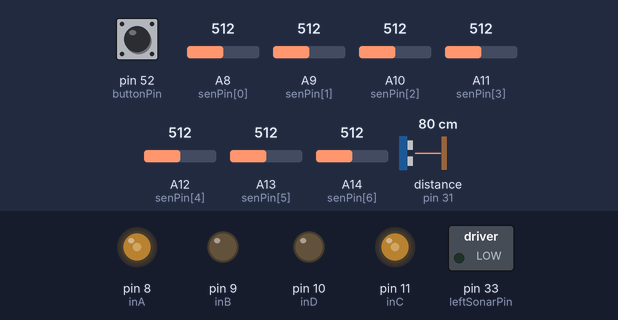
The sketch below on a simulated Arduino Mega 2560, built with avr-gcc and run on an emulated ATmega2560. On the bench: switched loads named in the sketch (green lamp = pin HIGH), output pins drawn as LEDs (lit = HIGH). The inputs (shaded band) are chosen by the test bench; at power-on: distance to the obstacle (sensor on pin 31) 80 cm, pin 52 (buttonPin) HIGH, A8 (senPin[0]) = 512, A9 (senPin[1]) = 512, A10 (senPin[2]) = 512, A11 (senPin[3]) = 512, A12 (senPin[4]) = 512, A13 (senPin[5]) = 512, A14 (senPin[6]) = 512. The echo pulse lasts 58.3 µs per cm.

Above: at 0.01 s.
At 1.2 s:
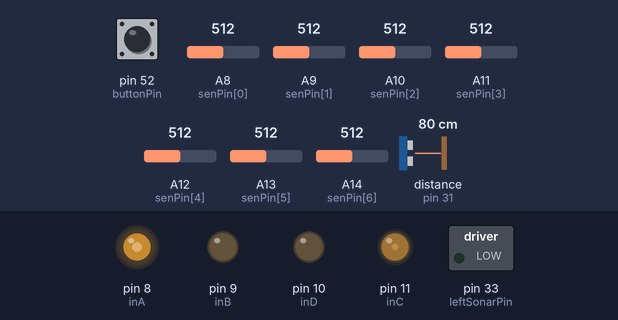
1.3 s: distance to the obstacle (sensor on pin 31) set to 9 cm
2.8 s: distance to the obstacle (sensor on pin 31) set to 6 cm
At 3.7 s:
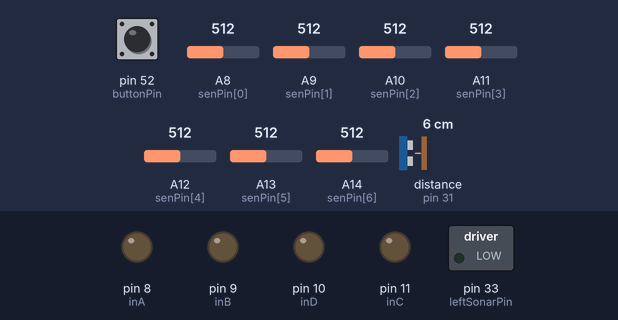
Timing chart, 0 to 5.8 s (numbered marks = the images above; inputs shaded):
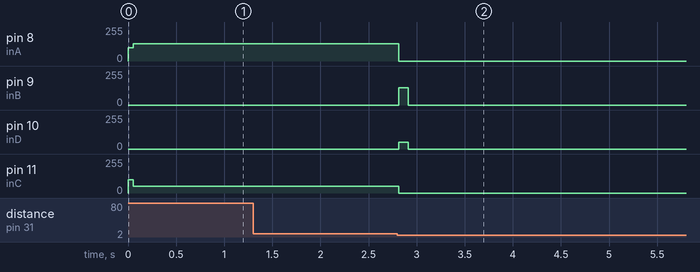

Measured:
- the behaviour switches between 8 and 7 cm on distance to the obstacle (sensor on pin 31) (found by bisection; images 1 and 2)
- after the input at 1.3 s, every drawn part: stays the same
- after the input at 2.8 s, pin 8 (inA): 130/255 → 0/255 at once; pin 9 (inB): 0/255 → 130/255 at once, → 0/255 0.10 s later; pin 10 (inD): 0/255 → 50/255 at once, → 0/255 0.10 s later; pin 11 (inC): 50/255 → 0/255 at once

The sketch:

Optius_Xebec0.1.ino
```cpp
/////////Varible//////////////
int sen[7], senPin[7] = {A8,A9,A10,A11,A12,A13,A14}; //Sensor Variable

int lastSpeedL, lastSpeedR, speed = 130;

int ref[7] = {702, 560, 570, 550, 560,  510, 750}; //Variable for Reference Value


//////////motor driver////////////
const int inA = 8, inB = 9, inC = 11, inD = 10;

//=================Sonar Pin========{tigr, echo}=======
int leftSonarPin[2] = {29, 27}, forwardSonarPin[2] = {33, 31}, rightSonarPin[2] = {37, 35};
float leftSonar, forwardSonar, rightSonar;


const int buttonPin = 52;

void setup()
{
  for(int i = 0;i < 7; i++)
    pinMode(senPin[i],INPUT);

  pinMode(inA, OUTPUT);
  pinMode(inB, OUTPUT);
  pinMode(inC, OUTPUT);
  pinMode(inD, OUTPUT);

  pinMode(buttonPin, INPUT);
  while (!digitalRead(buttonPin))
    delay(10);
  motor(100,100);
  delay(50);


  Serial.begin(9600);
}

/////////////////////// main loop /////////////////
void loop() {


  forwardSonar = sonarRead(forwardSonarPin[0], forwardSonarPin[1]);
  if(forwardSonar != 0 && forwardSonar <= 7){
      delay(10);
      forwardSonar = sonarRead(forwardSonarPin[0], forwardSonarPin[1]);
        if(forwardSonar != 0 && forwardSonar <= 7 ){
          brk(100);
          while(forwardSonar != 0 && forwardSonar <= 7){
            forwardSonar = sonarRead(forwardSonarPin[0], forwardSonarPin[1]);
            motor(0,0);
            delay(2000);
          }
      }
  }
  else{
    sensorRead();

    //+++++++++++ checker
    if(( sen[5] && sen[4] && sen[3] && sen[2] && sen[1] ) ||
       (!sen[5] && sen[4] && sen[3] && sen[2] && sen[1]) ||
       (sen[5] && sen[4] && sen[3] && sen[2] && !sen[1])) {
       delay(10);
       sensorRead();
       if(( sen[5] && sen[4] && sen[3] && sen[2] && sen[1] ) ||
       (!sen[5] && sen[4] && sen[3] && sen[2] && sen[1]) ||
       (sen[5] && sen[4] && sen[3] && sen[2] && !sen[1]))
       {
          brk(100);
          leftSonar = sonarRead(leftSonarPin[0],leftSonarPin[1]);
          if(leftSonar != 0 && leftSonar <= 12){
            motor(speed,speed);
            delay(400);
            brk(100);
            delay(500);
            sen[3] = 1;
            while(sen[3] != 0){
              sensorRead();
              motor(speed, -speed);
            }

            while(sen[3] != 1){
              sensorRead();
              motor(speed, -speed);
            }
            brk(100);
            delay(500);
         }
          else{
            motor(speed,speed);
            delay(300);
            brk(100);
            delay(500);
            sen[3] = 1;
            while(sen[3] != 0){
              sensorRead();
              motor(-speed, speed);
            }

            while(sen[3] != 1){
              sensorRead();
              motor(-speed, speed);
            }
            brk(100);
            delay(500);
          }
       }
    }

    //white sarface
    else if(!sen[5] && !sen[4] && !sen[3] && !sen[2] && !sen[1]){
     while( !sen[5] && !sen[4] && !sen[3] && !sen[2] && !sen[1]){
              sensorRead();
              brk(100);
              motor(0,0);
            }
     }


    else
    online();
  }

}


void online(){
      if(!sen[5] && !sen[4] && sen[3] && !sen[2] && !sen[1]){
        motor(speed,speed);
      }
      else if( !sen[5] && sen[4] && !sen[3] && !sen[2] && !sen[1] ){
        motor(speed,90);
      }
      else if(!sen[5] && !sen[4] && !sen[3] && sen[2] && !sen[1]){
        motor(90,speed);
      }
      else if( !sen[5] && sen[4] && sen[3] && !sen[2] && !sen[1]){
        motor(speed,100);
      }
      else if(!sen[5] && !sen[4] && sen[3] && sen[2] && !sen[1]){
        motor(100,speed);
      }
      else if(sen[5] && sen[4] && !sen[3] && !sen[2] && !sen[1] ){
        motor(speed,50);
      }
      else if(!sen[5] && !sen[4] && !sen[3] && sen[2] && sen[1] ){
        motor(50,speed);
      }
      else if(sen[5] && !sen[4] && !sen[3] && !sen[2] && !sen[1] ){
        motor(speed,50);
      }
      else if(!sen[5] && !sen[4] && !sen[3] && !sen[2] && sen[1] ){
        motor(50,speed);
      }
      else
        motor(100,100);
   }


////////////////Motor Driver///////////////////////////
void motor(int left, int right) {
  int a = 0, b = 0, c = 0, d = 0;
  lastSpeedL = left;
  lastSpeedR = right;

  if (left > 0)a = left;
  else b = left * -1;
  if (right > 0)c = right;
  else d = right * -1;
  analogWrite(inA, a);
  analogWrite(inB, b);
  analogWrite(inC, c);
  analogWrite(inD, d);
}

//break funtions
void brk(int a) {
  motor(-lastSpeedL, -lastSpeedR);
  delay(a);
  motor(0, 0);
}


///////sensor Read////////////////
void sensorRead() {
  //sensor calibration or refarance value determine
  /*
    for(int i=0; i<8; i++){
      Serial.print(i+1);
      Serial.print(" ");
      Serial.println(analogRead(senPin[i]));
    } Serial.println();Serial.println();
    return;
  */

  for (int i = 0; i < 7; i++) {
    sen[i] = analogRead(senPin[i]);
    if(sen[i] > ref[i])
      sen[i] = 1;
    else
      sen[i] = 0;
 }
}
///////sensor Read End////////////////


//////////////sonar read////////////////////
long sonarRead(int trigPin, int echoPin){
  long duration, cm;
  pinMode(trigPin, OUTPUT);
  digitalWrite(trigPin, LOW);
  delayMicroseconds(2);
  digitalWrite(trigPin, HIGH);
  delayMicroseconds(20);
  digitalWrite(trigPin, LOW);
  pinMode(echoPin, INPUT);
  duration = pulseIn(echoPin, HIGH, 2000);
  cm = duration / 58.2;
  return cm;
}
```
